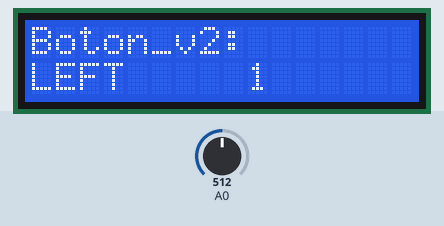
The sketch below on a simulated Arduino Uno, built with avr-gcc and run on an emulated ATmega328P. Shown: 16×2 character LCD. The test bench sets the inputs (shaded band); at power-on: A0 = 512.

Above: at 1.2 s.
1.3 s: A0 set to 542
3.5 s: A0 set to 567
At 4.6 s:
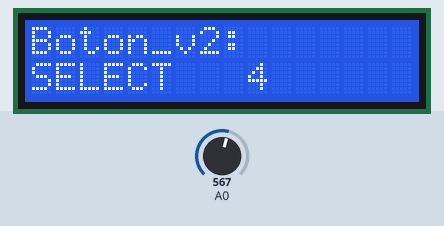
6.5 s: A0 set to 370
At 7.8 s:
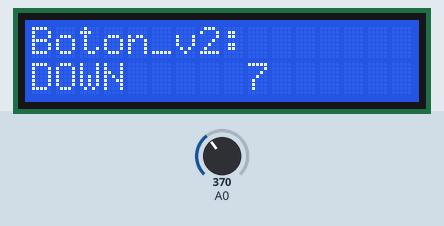
9.5 s: A0 set to 207
11.5 s: A0 set to 182
At 12.8 s:
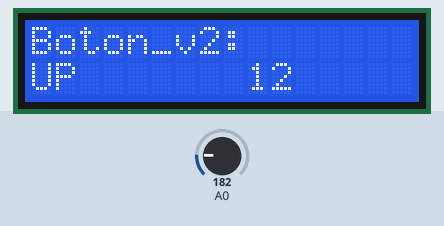
14.5 s: A0 set to 54
16.5 s: A0 set to 47
At 17.8 s:
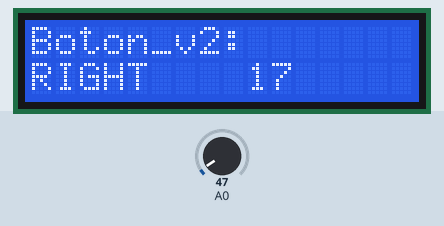
Timing chart, 0 to 19.5 s (numbered marks = the images above; inputs shaded):
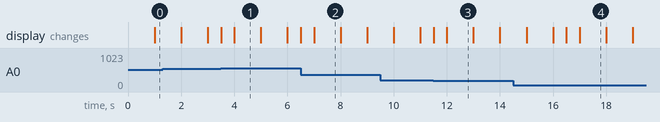

Measured:
- the behaviour switches between 554 and 555 on A0 (found by bisection; images 0 and 1)
- the behaviour switches between 195 and 194 on A0 (found by bisection; images 2 and 3)
- the behaviour switches between 50 and 49 on A0 (found by bisection; images 3 and 4)
- after the input at 3.5 s, the display: first changes at once (image 1 shows a later state)
- after the input at 6.5 s, the display: first changes at once (image 2 shows a later state)
- after the input at 11.5 s, the display: first changes at once (image 3 shows a later state)
- after the input at 16.5 s, the display: first changes at once (image 4 shows a later state)

The sketch:

LCD_INICIAL.ino
```cpp
/******************************************************************
* Programa: Ejemplo de uso del LCD Keypad Shield
*
* Objetivo:
*   Mostrar los aspectos básicos de funcionamiento del LCD Keypad Shield
*   Manejar una entrada analógica
*
* Aspectos a destacar:
*   -Lectura de la entrada analogica
*
* Versión: 0.3 del 5 de marzo de 2017
* Autor: Mauricio Dávila
* Revisión: -
*
* *******************************************************************/

#include <LiquidCrystal.h>

#define btnRIGHT 0
#define btnUP 1
#define btnDOWN 2
#define btnLEFT 3
#define btnSELECT 4
#define btnNONE 5
#define MEGA

#ifdef MEGA
  LiquidCrystal lcd(8, 9, 4, 5, 6, 7); // Pines utilizados en la Mega2560
#else
  LiquidCrystal lcd(12, 11, 5, 4, 3, 2); // Pines utilizados en la UNO
#endif

int read_LCD_buttons(void);

/** \brief  Se invoca una sola vez cuando el programa empieza.
 *          Se utiliza para inicializar los modos de trabajo
 *          de los pines, el puerto serie, etc...
 * \param void
 * \return void
 */
void setup(void)
{
  lcd.begin(16, 2); // inicializo la biblioteca indicando 16 caracteres por 2 lineas
}


/** \brief  Contiene el programa que se ejecutará cíclicamente
 *
 * \param void
 * \return void
 */
void loop(void)
{
  int lcd_key = 0;
  lcd.setCursor(0,0);
  lcd.print("Boton_v2:"); // imprime por el lcd
  lcd.setCursor(9,1); // mueve el cursor a la segunda linea "1" y lo desplaza "9" espacios
  lcd.print(millis()/1000); // muestra el tiempo transcurrido desde el encendido
  lcd.setCursor(0,1); // mueve el cursor a la primer linea "0" y lo desplaza "0" espacios
  lcd_key = read_LCD_buttons(); // read the buttons

  switch (lcd_key) // depending on which button was pushed, we perform an action
  {
     case btnRIGHT:
     {
       lcd.print("RIGHT   ");
       break;
     }
     case btnLEFT:
     {
       lcd.print("LEFT   ");
       break;
     }
     case btnUP:
     {
       lcd.print("UP     ");
       break;
     }
     case btnDOWN:
     {
       lcd.print("DOWN   ");
       break;
     }
     case btnSELECT:
     {
       lcd.print("SELECT");
       break;
     }
     case btnNONE:
     {
       lcd.print("NONE   ");
       break;
     }
  }
}

/** \brief  Realiza la lectura de la entrada analogica y determina según su valor
 *          a que botón hace referencia.
 * \param void
 * \return int: Que representa el botón pulsado
 */
int read_LCD_buttons(void)
{
  int lcd_key = btnNONE; // el valor inicial es NONE
  int adc_key_in = 0;
  adc_key_in = analogRead(0); // lectura de la entrada analogica

  if (adc_key_in > 1000)
    lcd_key = btnNONE;
  else if (adc_key_in < 50)
    lcd_key = btnRIGHT;
  else if (adc_key_in < 195)
    lcd_key = btnUP;
  else if (adc_key_in < 380)
    lcd_key = btnDOWN;
  else if (adc_key_in < 555)
    lcd_key = btnLEFT;
  else if (adc_key_in < 790)
    lcd_key = btnSELECT;

  return lcd_key;
}
```
